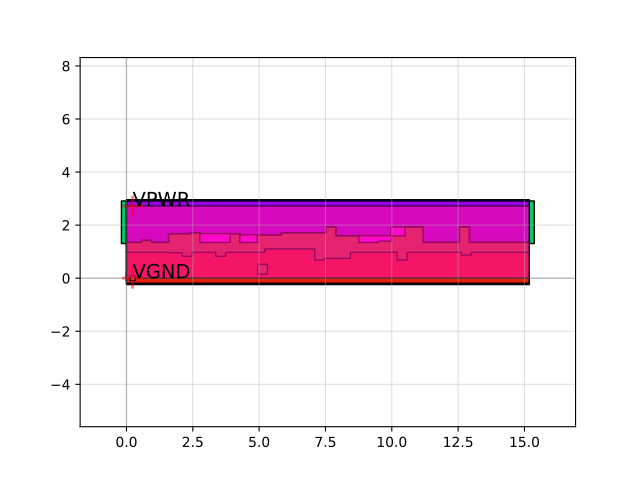

Source code (Python):
import sky130

c = sky130.components.sky130_fd_sc_hd__sedfxbp_2()
c.plot()
